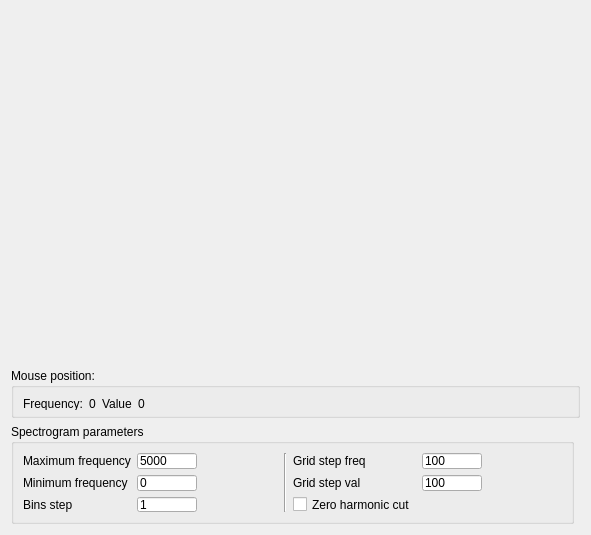
<?xml version="1.0" encoding="UTF-8"?>
<ui version="4.0">
 <class>SpectrumWindow</class>
 <widget class="QWidget" name="SpectrumWindow">
  <property name="geometry">
   <rect>
    <x>0</x>
    <y>0</y>
    <width>591</width>
    <height>535</height>
   </rect>
  </property>
  <property name="windowTitle">
   <string>Form</string>
  </property>
  <layout class="QGridLayout" name="gridLayout">
   <item row="2" column="0">
    <widget class="QGroupBox" name="groupBox_2">
     <property name="maximumSize">
      <size>
       <width>16777215</width>
       <height>100</height>
      </size>
     </property>
     <property name="title">
      <string>Spectrogram parameters</string>
     </property>
     <layout class="QGridLayout" name="gridLayout_3">
      <item row="0" column="5">
       <widget class="QLabel" name="label_7">
        <property name="text">
         <string>Grid step freq</string>
        </property>
       </widget>
      </item>
      <item row="1" column="5">
       <widget class="QLabel" name="label_8">
        <property name="text">
         <string>Grid step val</string>
        </property>
       </widget>
      </item>
      <item row="0" column="3" rowspan="3">
       <widget class="Line" name="line">
        <property name="orientation">
         <enum>Qt::Vertical</enum>
        </property>
       </widget>
      </item>
      <item row="0" column="6">
       <widget class="QLineEdit" name="edit_GridStepFreq">
        <property name="maximumSize">
         <size>
          <width>60</width>
          <height>16777215</height>
         </size>
        </property>
        <property name="text">
         <string>100</string>
        </property>
       </widget>
      </item>
      <item row="1" column="6">
       <widget class="QLineEdit" name="edit_GridStepVal">
        <property name="maximumSize">
         <size>
          <width>60</width>
          <height>16777215</height>
         </size>
        </property>
        <property name="text">
         <string>100</string>
        </property>
       </widget>
      </item>
      <item row="0" column="0">
       <widget class="QLabel" name="label_5">
        <property name="text">
         <string>Maximum frequency</string>
        </property>
       </widget>
      </item>
      <item row="0" column="2">
       <spacer name="horizontalSpacer_2">
        <property name="orientation">
         <enum>Qt::Horizontal</enum>
        </property>
        <property name="sizeHint" stdset="0">
         <size>
          <width>40</width>
          <height>20</height>
         </size>
        </property>
       </spacer>
      </item>
      <item row="2" column="1">
       <widget class="QLineEdit" name="edit_BinsStep">
        <property name="maximumSize">
         <size>
          <width>60</width>
          <height>16777215</height>
         </size>
        </property>
        <property name="text">
         <string>1</string>
        </property>
       </widget>
      </item>
      <item row="2" column="0">
       <widget class="QLabel" name="label_9">
        <property name="text">
         <string>Bins step</string>
        </property>
       </widget>
      </item>
      <item row="0" column="1">
       <widget class="QLineEdit" name="edit_MaxFreq">
        <property name="maximumSize">
         <size>
          <width>60</width>
          <height>16777215</height>
         </size>
        </property>
        <property name="text">
         <string>5000</string>
        </property>
       </widget>
      </item>
      <item row="1" column="0">
       <widget class="QLabel" name="label_6">
        <property name="text">
         <string>Minimum frequency</string>
        </property>
       </widget>
      </item>
      <item row="1" column="1">
       <widget class="QLineEdit" name="edit_MinFreq">
        <property name="maximumSize">
         <size>
          <width>60</width>
          <height>16777215</height>
         </size>
        </property>
        <property name="text">
         <string>0</string>
        </property>
       </widget>
      </item>
      <item row="0" column="7">
       <spacer name="horizontalSpacer_3">
        <property name="orientation">
         <enum>Qt::Horizontal</enum>
        </property>
        <property name="sizeHint" stdset="0">
         <size>
          <width>40</width>
          <height>20</height>
         </size>
        </property>
       </spacer>
      </item>
      <item row="2" column="5">
       <widget class="QCheckBox" name="zero_cut">
        <property name="text">
         <string>Zero harmonic cut</string>
        </property>
       </widget>
      </item>
     </layout>
    </widget>
   </item>
   <item row="1" column="0" colspan="2">
    <widget class="QGroupBox" name="groupBox">
     <property name="maximumSize">
      <size>
       <width>16777215</width>
       <height>50</height>
      </size>
     </property>
     <property name="title">
      <string>Mouse position:</string>
     </property>
     <layout class="QGridLayout" name="gridLayout_2">
      <item row="0" column="3">
       <widget class="QLabel" name="label_value">
        <property name="minimumSize">
         <size>
          <width>0</width>
          <height>13</height>
         </size>
        </property>
        <property name="maximumSize">
         <size>
          <width>16777215</width>
          <height>13</height>
         </size>
        </property>
        <property name="text">
         <string>0</string>
        </property>
       </widget>
      </item>
      <item row="0" column="0">
       <widget class="QLabel" name="label">
        <property name="minimumSize">
         <size>
          <width>0</width>
          <height>13</height>
         </size>
        </property>
        <property name="maximumSize">
         <size>
          <width>16777215</width>
          <height>13</height>
         </size>
        </property>
        <property name="text">
         <string>Frequency:</string>
        </property>
       </widget>
      </item>
      <item row="0" column="1">
       <widget class="QLabel" name="label_freq">
        <property name="minimumSize">
         <size>
          <width>0</width>
          <height>13</height>
         </size>
        </property>
        <property name="maximumSize">
         <size>
          <width>16777215</width>
          <height>13</height>
         </size>
        </property>
        <property name="text">
         <string>0</string>
        </property>
       </widget>
      </item>
      <item row="0" column="2">
       <widget class="QLabel" name="label_3">
        <property name="minimumSize">
         <size>
          <width>0</width>
          <height>13</height>
         </size>
        </property>
        <property name="maximumSize">
         <size>
          <width>16777215</width>
          <height>13</height>
         </size>
        </property>
        <property name="text">
         <string>Value</string>
        </property>
       </widget>
      </item>
      <item row="0" column="4">
       <spacer name="horizontalSpacer">
        <property name="orientation">
         <enum>Qt::Horizontal</enum>
        </property>
        <property name="sizeHint" stdset="0">
         <size>
          <width>40</width>
          <height>20</height>
         </size>
        </property>
       </spacer>
      </item>
     </layout>
    </widget>
   </item>
   <item row="0" column="0" colspan="2">
    <widget class="QWidget" name="spectrum_widget" native="true"/>
   </item>
  </layout>
 </widget>
 <resources/>
 <connections/>
</ui>
